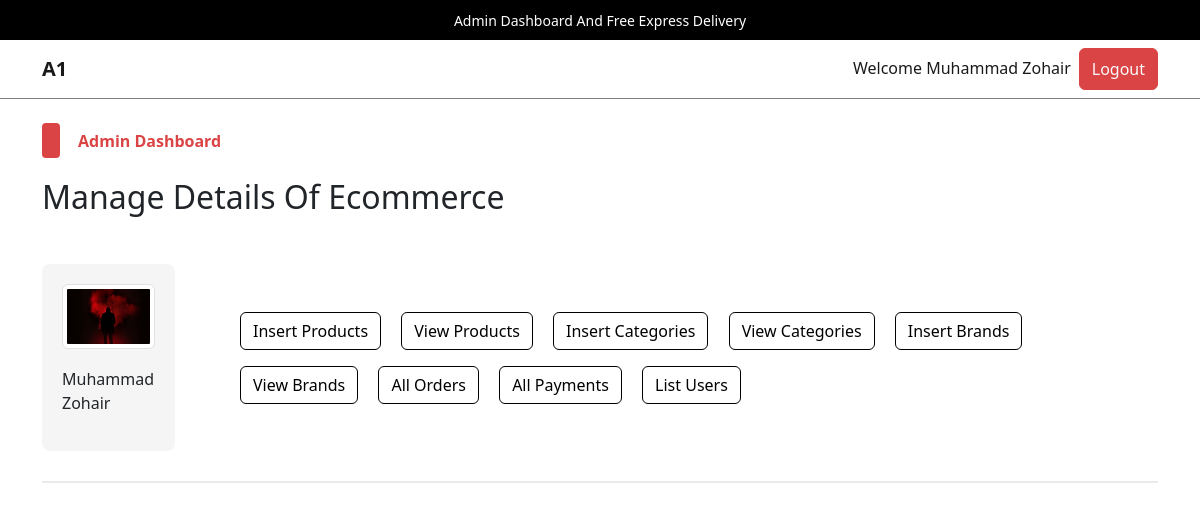
/admin/index.php (signed in), run on the app's committed database.
### tables this page shows
CREATE TABLE `admin_table` (
  `admin_id` int(11) NOT NULL,
  `admin_name` varchar(100) NOT NULL,
  `admin_email` varchar(200) NOT NULL,
  `admin_image` varchar(255) NOT NULL,
  `admin_password` varchar(255) NOT NULL
);

### admin/index.php (the view, shortened to what this page needs)
<?php
    include('../functions/common_functions.php');
    if(isset($_SESSION['admin_username'])){
        $admin_name = $_SESSION['admin_username'];
        $get_admin_data = "SELECT * FROM `admin_table` WHERE admin_name = '$admin_name'";
        $get_admin_result = mysqli_query($con,$get_admin_data);
        $row_fetch_admin_data = mysqli_fetch_array($get_admin_result);
        $admin_name = $row_fetch_admin_data['admin_name'];
        $admin_image = $row_fetch_admin_data['admin_image'];
    }else{
        echo "<script>window.open('./admin_login.php','_self');</script>";
    }
?>
<!DOCTYPE html>
<html lang="en">
<head>
    <link rel="stylesheet" href="../assets/css/bootstrap.css" />
    <link rel="stylesheet" href="../assets/css/main.css" />
</head>
<body>
    <div class="upper-nav primary-bg p-2 px-3 text-center text-break">
        <span>Admin Dashboard And Free Express Delivery</span>
    </div>
    <nav class="navbar navbar-expand-lg navbar-light bg-light">
        <div class="container">
            <a class="navbar-brand fw-bold" href="index.php">A1</a>
            <div class="collapse navbar-collapse" id="navbarSupportedContentad">
                <ul class="navbar-nav ms-auto mb-2 mb-lg-0">
                    <li class="nav-item">
                        <a class="nav-link active" aria-current="page" href="#">Welcome <?php echo $admin_name;?></a>
                    </li>
                    <li class="nav-item">
                    <button class="btn btn-primary p-0 px-1">
                            <a href="./admin_logout.php" class="nav-link text-light">Logout</a>
                        </button>
                    </li>
                </ul>
            </div>
        </div>
    </nav>
    <div class="control">
        <div class="container pt-4 pb-0">
            <div class="categ-header">
                <div class="sub-title">
                    <span class="shape"></span>
                    <span class="title">Admin Dashboard</span>
                </div>
                <h2>Manage Details Of Ecommerce</h2>
            </div>
            <div class="row align-items-center">
                <div class="col-md-2">
                    <div class="admin-image">
                        <a href="./index.php"><img src="./admin_images/<?php echo $admin_image;?>" class="img-thumbnail" alt="Admin Photo"></a>
                        <p><?php echo $admin_name;?></p>
                    </div>
                </div>
                <div class="col-md-10">
                    <div class="buttons">
                        <button class="btn btn-outline-primary m-2">
                            <a href="./insert_product.php" class="nav-link">Insert Products</a>
                        </button>
                        <button class="btn btn-outline-primary m-2">
                            <a href="index.php?view_products" class="nav-link">View Products</a>
                        </button>
                        <button class="btn btn-outline-primary m-2">
                            <a href="index.php?insert_category" class="nav-link">Insert Categories</a>
                        </button>
                        <button class="btn btn-outline-primary m-2">
                            <a href="index.php?view_categories" class="nav-link">View Categories</a>
                        </button>
                        <button class="btn btn-outline-primary m-2">
                            <a href="index.php?insert_brand" class="nav-link">Insert Brands</a>
                        </button>
                        <button class="btn btn-outline-primary m-2">
                            <a href="index.php?view_brands" class="nav-link">View Brands</a>
                        </button>
                        <button class="btn btn-outline-primary m-2">
                            <a href="index.php?list_orders" class="nav-link">All Orders</a>
                        </button>
                        <button class="btn btn-outline-primary m-2">
                            <a href="index.php?list_payments" class="nav-link">All Payments</a>
                        </button>
                        <button class="btn btn-outline-primary m-2">
                            <a href="index.php?list_users" class="nav-link">List Users</a>
                        </button>
                    </div>
                </div>
            </div>
        </div>
    </div>
    <div class="container">
        <div class="divider"></div>
    </div>
</body>
</html>

### assets/css/main.css (style rules this page uses)
* { -webkit-box-sizing: border-box; -moz-box-sizing: border-box; box-sizing: border-box; margin: 0; padding: 0; }
html { scroll-behavior: smooth; }
a { text-decoration: none; color: #000000; cursor: pointer; }
button, input[type="submit"] { cursor: pointer; }
ul { list-style: none; }
.primary-bg { background-color: #000; }
.divider { background-color: #eaeaea; height: 1.5px; width: 100%; margin-top: 30px; margin-bottom: 40px; }
.container .categ-header { display: flex; flex-direction: column; gap: 20px; margin-bottom: 40px; }
.container .categ-header .sub-title { display: flex; flex-direction: row; gap: 18px; align-items: center; }
.container .categ-header .sub-title span:nth-of-type(1) { width: 18px; height: 35px; background-color: #DB4444; border-radius: 4px; -webkit-border-radius: 4px; -moz-border-radius: 4px; -ms-border-radius: 4px; -o-border-radius: 4px; }
.shape { display: inline-block; width: 18px; height: 35px; background-color: #DB4444; border-radius: 4px; -webkit-border-radius: 4px; -moz-border-radius: 4px; -ms-border-radius: 4px; -o-border-radius: 4px; }
.container .categ-header .sub-title span:nth-of-type(2) { color: #DB4444; font-weight: bold; }
.upper-nav span { color: #ffffff; font-size: 14px; }
.bg-light { background-color: #ffffff !important; border-bottom: 1px solid #7D8184; }
.control .container .row .admin-image { width: 80%; background-color: #F5F5F5; padding: 20px; display: flex; flex-direction: column; gap:18px; align-items: center; border-radius: 8px; -webkit-border-radius: 8px; -moz-border-radius: 8px; -ms-border-radius: 8px; -o-border-radius: 8px; }
.control .container .row .admin-image img { width: 100%; }
.control .container .row .buttons a.nav-link { transition: 0s; -webkit-transition: 0s; -moz-transition: 0s; -ms-transition: 0s; -o-transition: 0s; }

### data on the page
admin_table: admin_name "Muhammad Zohair", admin_image (picture)
